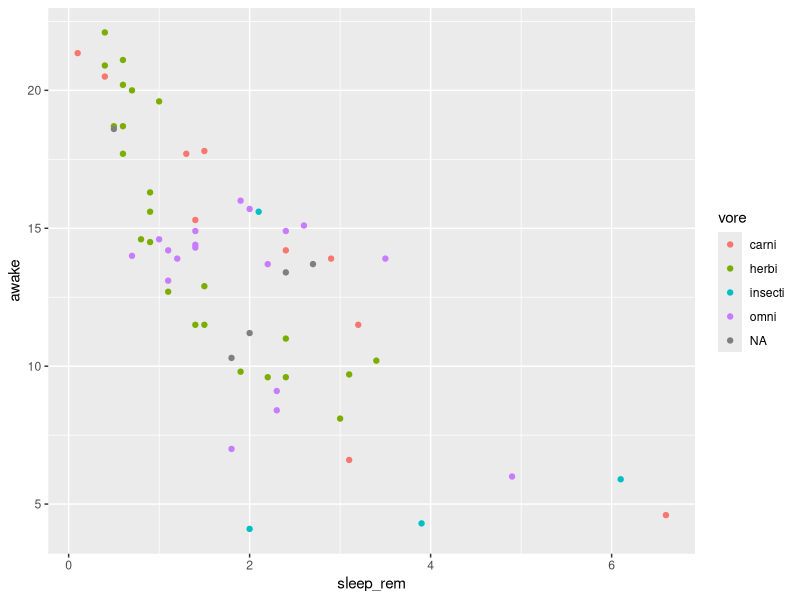
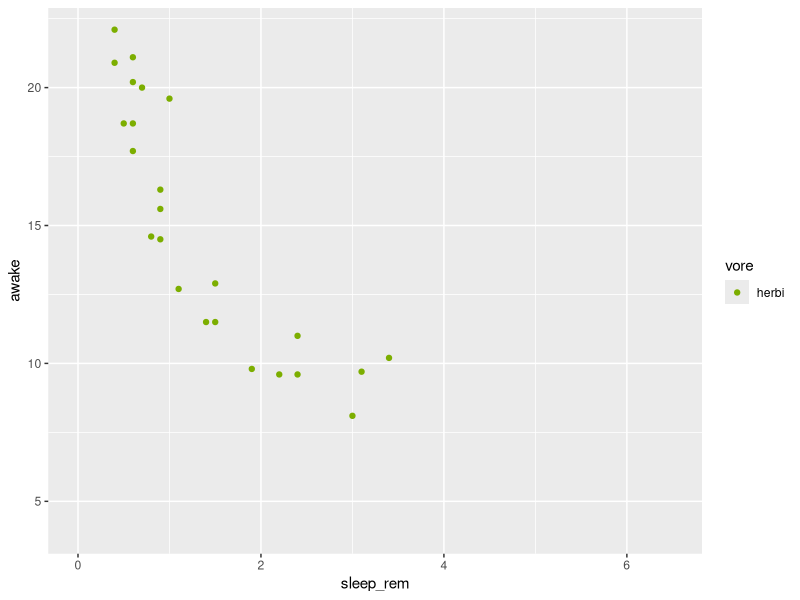
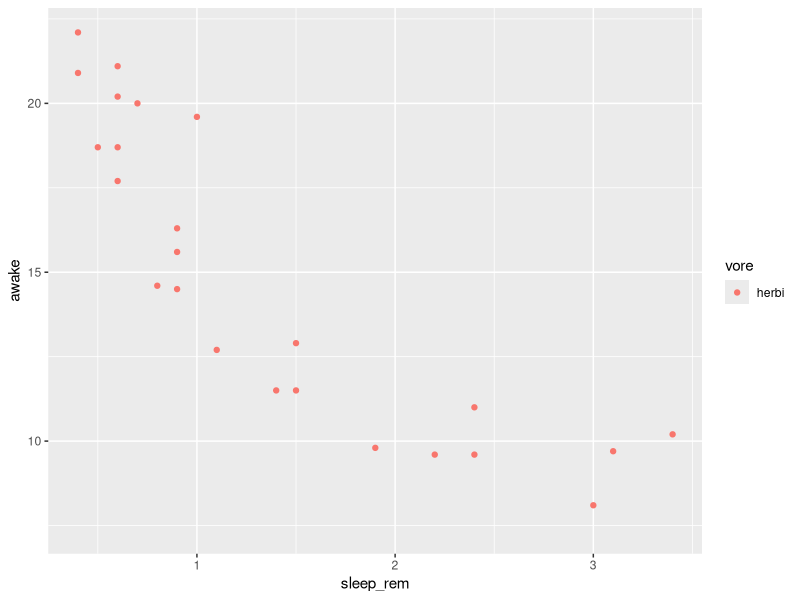
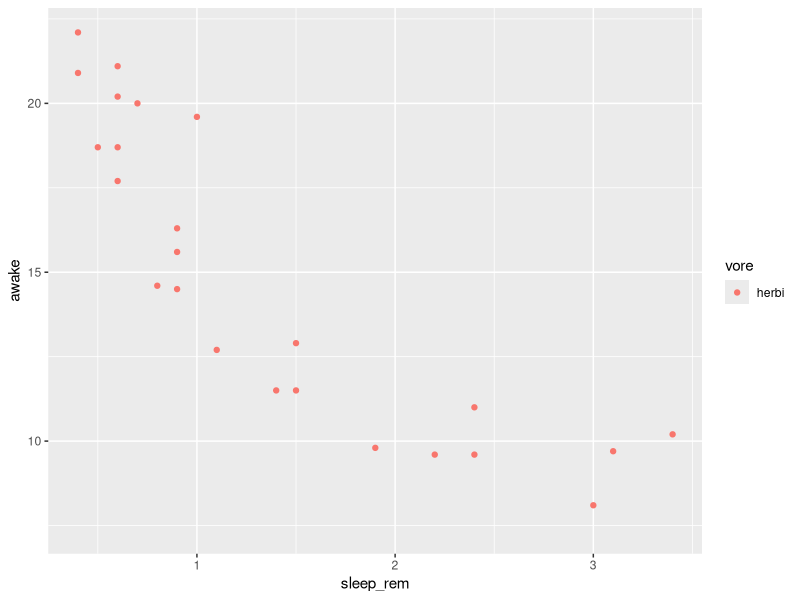
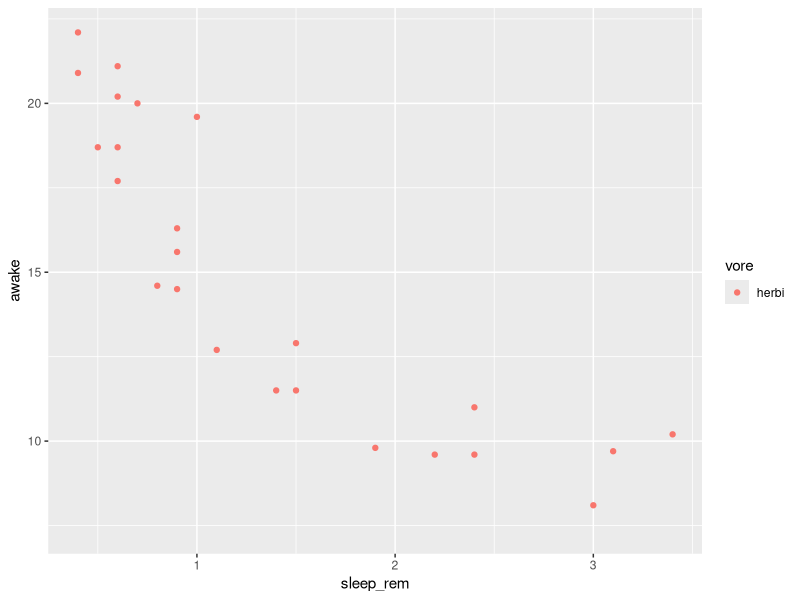
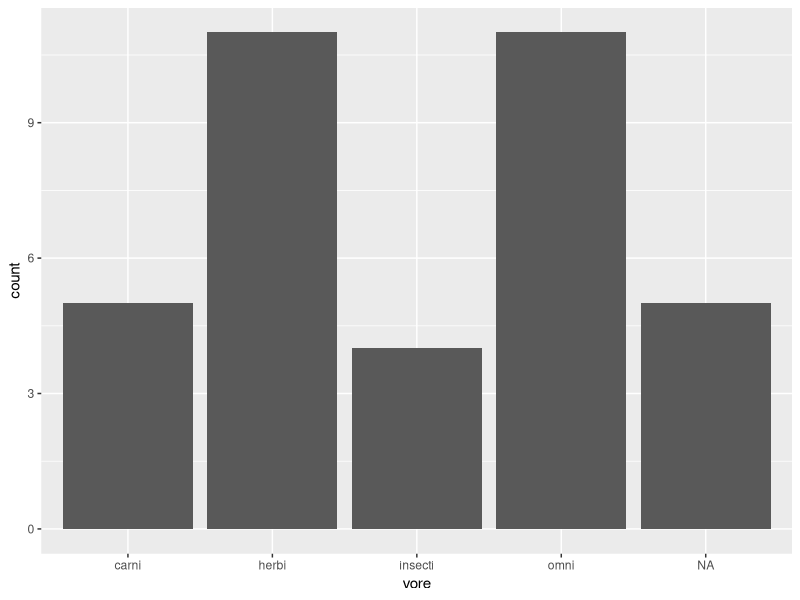

Generate these figures, in order, with R:
## ---- chunk 1
library(dplyr)
library(ggplot2)
## ---- chunk 2
msleep <- ggplot2::msleep
msleep
## ---- chunk 3
# Only keep herbivores
filter(msleep, vore == "herbi")
# note that it's a double = sign!
## ---- chunk 4
msleep
## ---- chunk 5
msleep_herbi <- filter(msleep, vore == "herbi")
## ---- chunk 6

## ---- chunk 7
# Plotting all mammals
msleep |>
  ggplot(aes(sleep_rem, awake, colour = vore)) +
  geom_point()

# Plotting only herbivores
msleep |> 
  filter(vore == "herbi") |>
  ggplot(aes(sleep_rem, awake, colour = vore)) +
  geom_point() +
  # The line below will make the two graphs more comparable
  scale_colour_manual(values = "#7CAE00") + coord_cartesian(xlim = c(0, 6.5), ylim = c(4, 22)) 
## ---- chunk 8
filter(msleep, !is.na(sleep_cycle))
## ---- chunk 9
filter(msleep, vore == "herbi" & sleep_total > 15)
## ---- chunk 10

## ---- chunk 11

## ---- chunk 12
select(msleep, name, order)
## ---- chunk 13

## ---- chunk 14
msleep |> select(name, starts_with("sleep"))
## ---- chunk 15
# Code with the pipe
msleep |> filter(order == "Primates")

# Code without the pipe
filter(msleep, order == "Primates")
## ---- chunk 16
# Option 1: nested functions
ggplot(filter(msleep, vore == "herbi"), aes(sleep_rem, awake, colour = vore)) +
  geom_point()

# Option 2: intermediate assignment
msleep_herbi <- filter(msleep, vore == "herbi")
ggplot(msleep_herbi, aes(sleep_rem, awake, colour = vore)) +
  geom_point()

# Option 3: piping
msleep |> 
  filter(vore == "herbi") |> 
  ggplot(aes(sleep_rem, awake, colour = vore)) +
  geom_point()
## ---- chunk 17
# Code without a pipe
select(msleep, name)

# Code with a pipe

## ---- chunk 18
# With a pipe
msleep |> filter(awake > 21)

# Without a pipe

## ---- chunk 19
msleep |>
  filter(is.na(conservation)) |> 
  select(name, ends_with("wt"))
## ---- chunk 20

## ---- chunk 21
mean(c(2, 3, 6)) |> sqrt()

mean(c(2, 3, 6)) %>% sqrt()
## ---- chunk 22
msleep$vore
## ---- chunk 23
table(msleep$vore)
## ---- chunk 24
# Without a pipe (= base R)
table(msleep$conservation, msleep$vore)

# With the %$% pipe
library(magrittr)
msleep %$% table(conservation, vore)
## ---- chunk 25
# Base R
msleep["name"]

# dplyr equivalent
msleep |> select(name)
## ---- chunk 26
# Base R
msleep[c("name", "sleep_total")]

# dplyr
msleep |> select(name, sleep_total)
## ---- chunk 27
# Base R
msleep[msleep$bodywt > 50, ]
msleep |> subset(bodywt > 50)

# dplyr
msleep |> filter(bodywt > 50)
## ---- chunk 28
# Recap
teeth <- datasets::ToothGrowth

teeth |> 
  group_by(supp) |>
  summarise(min(len),
            mean(len),
            max(len))

# Exercise 1
filter(msleep, sleep_total == 4)

# Exercise 2
filter(msleep, conservation == "domesticated" & bodywt > 50)

# Exercise 3
ggplot(filter(msleep, brainwt < 50/1000), aes(vore)) + geom_bar()

# Exercise 4
select(msleep, name, brainwt, bodywt)

# Exercise 5
msleep |> select(name)

# Exercise 6
filter(msleep, awake > 21)

# Exercise 7
sleepy <- msleep |>
  filter(vore == "insecti" & sleep_total >= 13) |>
  select(name, genus, order)

sleepy
